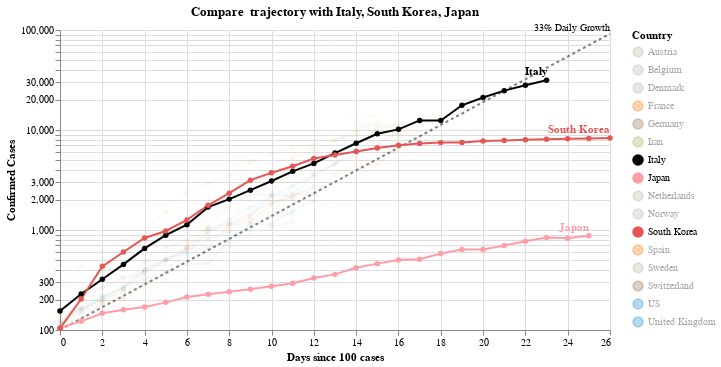

This figure's notebook cell:
### Markdown cell above
## Learning from Italy, South Korea & Japan

Italy, South Korea & Japan are three countries which show different growth rates and how it evolved over time. 

**South Korea** flattened it's growth after 2 weeks since 100 cases. **Italy** alarmingly grows after 3rd week.

Where does your Country stand today?

Click (Shift+ for multiple) on Countries legend to filter the visualization.

### Code cell
#hide_input
make_since_chart()

### Figure 1 — Vega-Lite specification as saved in the notebook (floating-point values rounded to 4 significant figures; data arrays with more than 128 entries replaced by an {"elided": "..."} marker saying what was removed)
{"config": {"view": {"continuousWidth": 400, "continuousHeight": 300}}, "layer": [{"mark": {"type": "line", "color": "black", "opacity": 0.5, "strokeDash": [3, 3]}, "encoding": {"x": {"type": "quantitative", "field": "Days since 100 cases"}, "y": {"type": "quantitative", "field": "Confirmed Cases"}}}, {"mark": {"type": "text", "align": "right", "dy": -6, "fontSize": 10, "text": "33% Daily Growth"}, "encoding": {"x": {"type": "quantitative", "field": "Days since 100 cases"}, "y": {"type": "quantitative", "field": "Confirmed Cases"}}, "transform": [{"filter": "(datum['Days since 100 cases'] >= 26)"}]}, {"data": {"name": "data-01921339fdb6f89018dd3511edc440c6"}, "mark": {"type": "line", "point": true}, "encoding": {"color": {"type": "nominal", "field": "Country", "scale": {"domain": ["Austria", "Belgium", "Denmark", "France", "Germany", "Iran", "Italy", "Japan", "Netherlands", "Norway", "South Korea", "Spain", "Sweden", "Switzerland", "US", "United Kingdom"], "range": ["#C1B7AD", "#C1B7AD", "#C1B7AD", "#F58518", "#9D755D", "#A1BA59", "black", "#FF9DA6", "#C1B7AD", "#C1B7AD", "#E45756", "#F58518", "#C1B7AD", "#9D755D", "#2495D3", "#2495D3"]}}, "opacity": {"condition": {"value": 1, "selection": "selector001"}, "value": 0.05}, "tooltip": [{"type": "nominal", "field": "Country"}, {"type": "temporal", "field": "Date"}, {"type": "quantitative", "field": "Confirmed Cases"}, {"type": "quantitative", "field": "Days since 100 cases"}], "x": {"type": "quantitative", "field": "Days since 100 cases"}, "y": {"type": "quantitative", "field": "Confirmed Cases", "scale": {"type": "log"}}}, "selection": {"selector001": {"type": "multi", "fields": ["Country"], "bind": "legend", "init": [{"Country": "Italy"}, {"Country": "South Korea"}, {"Country": "Japan"}]}}, "width": 550}, {"data": {"name": "data-01921339fdb6f89018dd3511edc440c6"}, "mark": {"type": "text", "align": "right", "dy": -8, "fontWeight": "bold"}, "encoding": {"color": {"type": "nominal", "field": "Country", "scale": {"domain": ["Austria", "Belgium", "Denmark", "France", "Germany", "Iran", "Italy", "Japan", "Netherlands", "Norway", "South Korea", "Spain", "Sweden", "Switzerland", "US", "United Kingdom"], "range": ["#C1B7AD", "#C1B7AD", "#C1B7AD", "#F58518", "#9D755D", "#A1BA59", "black", "#FF9DA6", "#C1B7AD", "#C1B7AD", "#E45756", "#F58518", "#C1B7AD", "#9D755D", "#2495D3", "#2495D3"]}}, "opacity": {"condition": {"value": 1, "selection": "selector001"}, "value": 0.05}, "text": {"type": "nominal", "field": "Country"}, "tooltip": [{"type": "nominal", "field": "Country"}, {"type": "temporal", "field": "Date"}, {"type": "quantitative", "field": "Confirmed Cases"}, {"type": "quantitative", "field": "Days since 100 cases"}], "x": {"type": "quantitative", "field": "Days since 100 cases"}, "y": {"type": "quantitative", "field": "Confirmed Cases", "scale": {"type": "log"}}}, "transform": [{"filter": "(datum['Date'] >= 1584403200000)"}], "width": 550}], "data": {"name": "data-a402c84a24f396ec37c84931dbb891a6"}, "title": "Compare  trajectory with Italy, South Korea, Japan", "$schema": "https://vega.github.io/schema/vega-lite/v4.0.0.json", "datasets": {"data-a402c84a24f396ec37c84931dbb891a6": [{"Days since 100 cases": 0, "Confirmed Cases": 100.0}, {"Days since 100 cases": 1, "Confirmed Cases": 130.0}, {"Days since 100 cases": 2, "Confirmed Cases": 169.0}, {"Days since 100 cases": 3, "Confirmed Cases": 219.7}, {"Days since 100 cases": 4, "Confirmed Cases": 285.6}, {"Days since 100 cases": 5, "Confirmed Cases": 371.3}, {"Days since 100 cases": 6, "Confirmed Cases": 482.7}, {"Days since 100 cases": 7, "Confirmed Cases": 627.5}, {"Days since 100 cases": 8, "Confirmed Cases": 815.7}, {"Days since 100 cases": 9, "Confirmed Cases": 1060.0}, {"Days since 100 cases": 10, "Confirmed Cases": 1379.0}, {"Days since 100 cases": 11, "Confirmed Cases": 1792.0}, {"Days since 100 cases": 12, "Confirmed Cases": 2330.0}, {"Days since 100 cases": 13, "Confirmed Cases": 3029.0}, {"Days since 100 cases": 14, "Confirmed Cases": 3937.0}, {"Days since 100 cases": 15, "Confirmed Cases": 5119.0}, {"Days since 100 cases": 16, "Confirmed Cases": 6654.0}, {"Days since 100 cases": 17, "Confirmed Cases": 8650.0}, {"Days since 100 cases": 18, "Confirmed Cases": 11250.0}, {"Days since 100 cases": 19, "Confirmed Cases": 14620.0}, {"Days since 100 cases": 20, "Confirmed Cases": 19000.0}, {"Days since 100 cases": 21, "Confirmed Cases": 24710.0}, {"Days since 100 cases": 22, "Confirmed Cases": 32120.0}, {"Days since 100 cases": 23, "Confirmed Cases": 41750.0}, {"Days since 100 cases": 24, "Confirmed Cases": 54280.0}, {"Days since 100 cases": 25, "Confirmed Cases": 70560.0}, {"Days since 100 cases": 26, "Confirmed Cases": 91730.0}], "data-01921339fdb6f89018dd3511edc440c6": {"elided": "256 records"}}}
